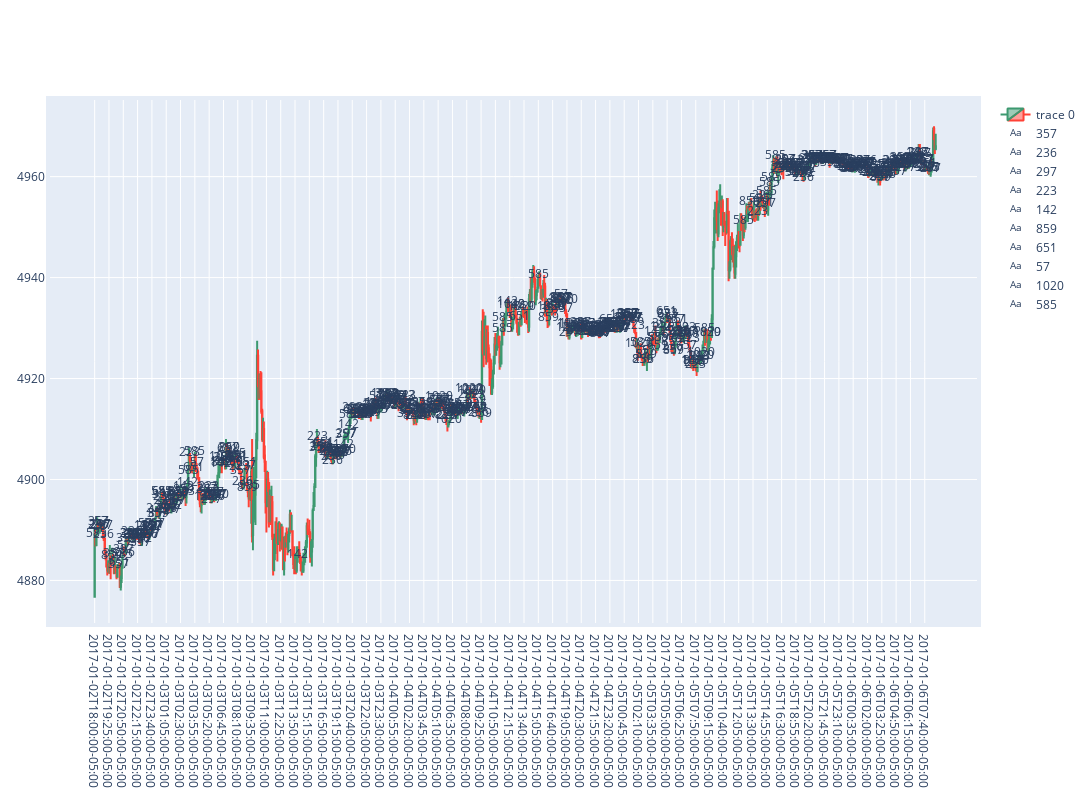

This figure's notebook cell:
### Code cell
#plot candles chart with quantiles usind plotly
import plotly.graph_objects as go
import plotly.express as px

data_df = df_5min.iloc[:1000]
#find 10 most frequent quantiles
top_quantiles = data_df['quantile'].value_counts().index[:10]


fig = go.Figure(data=[go.Candlestick(x=data_df.index,
                open=data_df['open'],
                high=data_df['high'],
                low=data_df['low'],
                close=data_df['close'])])

fig.update_layout(xaxis_rangeslider_visible=False)
fig.update_layout(xaxis=dict(type='category'))
fig.update_layout(xaxis=dict(rangeslider=dict(visible=False)))
#update fig size
fig.update_layout(
    autosize=False,
    width=2000,
    height=800,
    margin=dict(
        l=50,
        r=50,
        b=100,
        t=100,
        pad=4
    ),
)

#add text labels for most frequent quantiles

for quantile in top_quantiles:
    fig.add_trace(go.Scatter(x=data_df[data_df['quantile'] == quantile].index, y=data_df[data_df['quantile'] == quantile]['high'], mode='text',name=str(quantile), text=str(quantile)))

fig.show()
